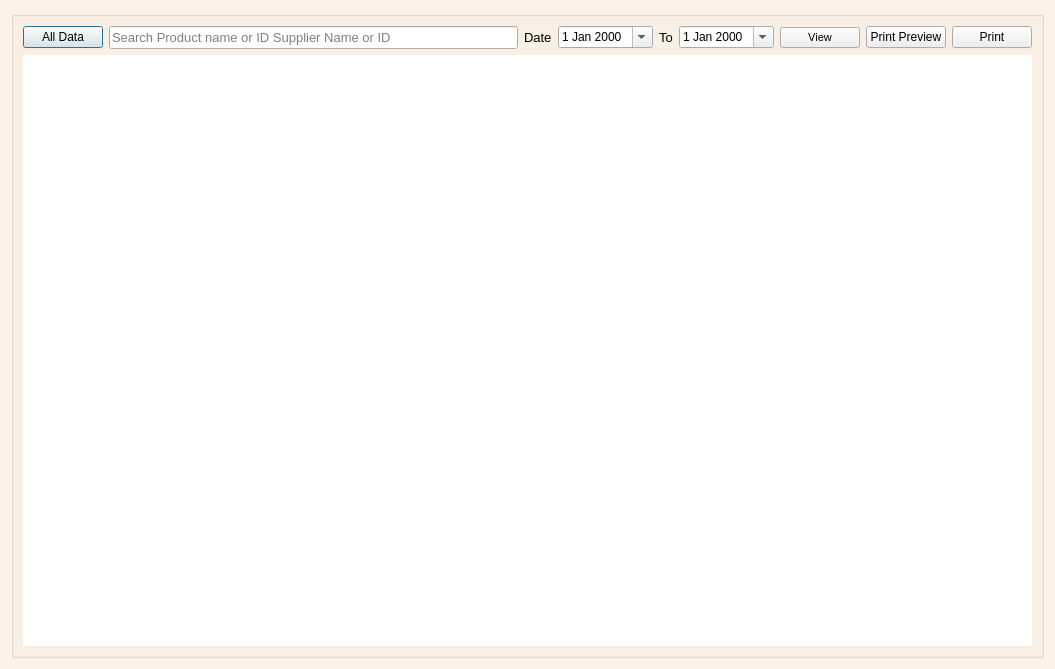
<?xml version="1.0" encoding="UTF-8"?>
<ui version="4.0">
 <class>Dialog</class>
 <widget class="QDialog" name="Dialog">
  <property name="windowModality">
   <enum>Qt::ApplicationModal</enum>
  </property>
  <property name="geometry">
   <rect>
    <x>0</x>
    <y>0</y>
    <width>1055</width>
    <height>669</height>
   </rect>
  </property>
  <property name="windowTitle">
   <string>Dialog</string>
  </property>
  <property name="styleSheet">
   <string notr="true">QDialog#Dialog{
background-color: rgb(252, 242, 231);
}</string>
  </property>
  <layout class="QGridLayout" name="gridLayout_2">
   <item row="0" column="0">
    <widget class="QGroupBox" name="groupBox">
     <property name="font">
      <font>
       <pointsize>8</pointsize>
      </font>
     </property>
     <property name="title">
      <string/>
     </property>
     <layout class="QGridLayout" name="gridLayout">
      <item row="1" column="0">
       <widget class="QTextEdit" name="textEdit">
        <property name="font">
         <font>
          <pointsize>8</pointsize>
         </font>
        </property>
        <property name="styleSheet">
         <string notr="true">
border:none;</string>
        </property>
        <property name="horizontalScrollBarPolicy">
         <enum>Qt::ScrollBarAlwaysOff</enum>
        </property>
        <property name="readOnly">
         <bool>true</bool>
        </property>
       </widget>
      </item>
      <item row="0" column="0">
       <layout class="QHBoxLayout" name="horizontalLayout_2">
        <item>
         <layout class="QHBoxLayout" name="horizontalLayout">
          <item>
           <widget class="QPushButton" name="allb">
            <property name="styleSheet">
             <string notr="true"/>
            </property>
            <property name="text">
             <string>All Data</string>
            </property>
           </widget>
          </item>
          <item>
           <widget class="QLineEdit" name="searchv">
            <property name="font">
             <font>
              <pointsize>10</pointsize>
             </font>
            </property>
            <property name="placeholderText">
             <string>Search Product name or ID Supplier Name or ID</string>
            </property>
           </widget>
          </item>
          <item>
           <widget class="QLabel" name="label">
            <property name="font">
             <font>
              <pointsize>10</pointsize>
             </font>
            </property>
            <property name="text">
             <string>Date</string>
            </property>
           </widget>
          </item>
          <item>
           <widget class="QDateEdit" name="fromd">
            <property name="font">
             <font>
              <pointsize>9</pointsize>
             </font>
            </property>
            <property name="calendarPopup">
             <bool>true</bool>
            </property>
           </widget>
          </item>
          <item>
           <widget class="QLabel" name="label_2">
            <property name="font">
             <font>
              <pointsize>10</pointsize>
             </font>
            </property>
            <property name="text">
             <string>To</string>
            </property>
           </widget>
          </item>
          <item>
           <widget class="QDateEdit" name="tod">
            <property name="font">
             <font>
              <pointsize>9</pointsize>
             </font>
            </property>
            <property name="calendarPopup">
             <bool>true</bool>
            </property>
           </widget>
          </item>
          <item>
           <widget class="QPushButton" name="submitb">
            <property name="font">
             <font>
              <pointsize>8</pointsize>
             </font>
            </property>
            <property name="text">
             <string>View</string>
            </property>
           </widget>
          </item>
          <item>
           <widget class="QPushButton" name="printpreview">
            <property name="text">
             <string>Print Preview</string>
            </property>
           </widget>
          </item>
          <item>
           <widget class="QPushButton" name="print">
            <property name="text">
             <string>Print</string>
            </property>
           </widget>
          </item>
         </layout>
        </item>
       </layout>
      </item>
     </layout>
    </widget>
   </item>
  </layout>
 </widget>
 <resources/>
 <connections/>
</ui>
